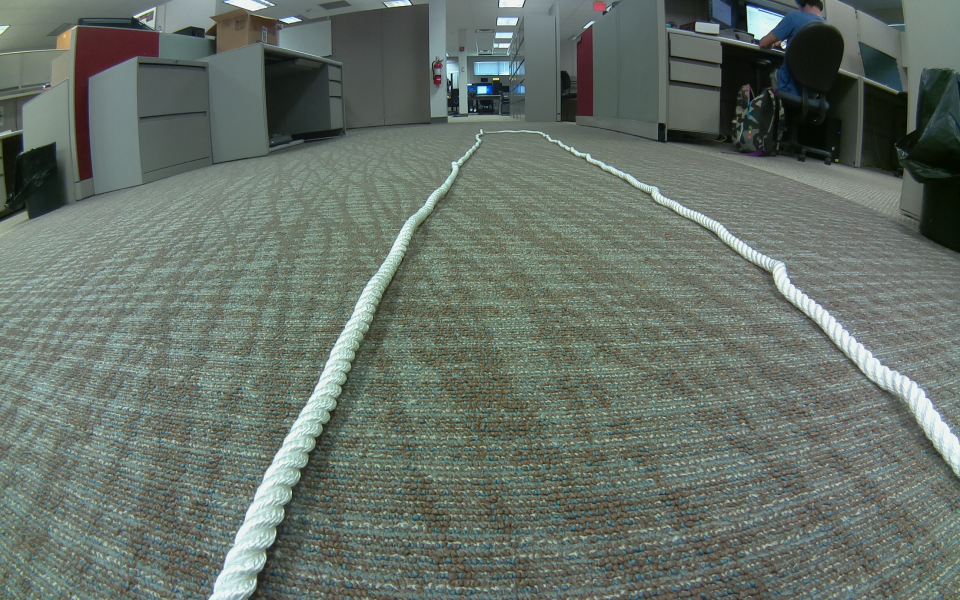
#> input picture archive/test/assets/e1left.jpg, 1920 x 1200 px (shown at 1/2 size)
$ python -i image_processing_extra.py   (imports and definitions only)
#> lines starting #> are read from the running program, lines starting #| are printed output that depends on the picture
import cv2
import math

# Everything beneath this comment has not been refactored.

# [45 lines left out: functions lane_detection, steering_output, get_steering_angle, not called in this run]


def get_reds(img):
    """
    @brief filter image for red color to detect tape on trailer

    @param img(numpy array): A numpy array representation of image

    @return mask(Mat): image filtered for red
    """
    invert = ~img
    hsv = cv2.cvtColor(invert, cv2.COLOR_BGR2HSV)
    lower_cyan = np.array([80, 150, 40])
    upper_cyan = np.array([100, 255, 255])
    mask = cv2.inRange(hsv, lower_cyan, upper_cyan)
    #res = cv2.bitwise_and(img, img, mask= mask)
    return mask


# [38 lines left out: functions get_angle_image, get_red_angle, not called in this run]


def display_reds_and_lane(img):
    """
    @brief detect and plot lane lines and line of red shape

    @param img(Mat): matrix representation of image

    @return line_image(numpy array): image with lane lines and red shape angle line
    """
    red = get_reds(img)
    # if no red detected use original image
    try:
        red_angle_image = get_angle_image(red)
    except:
        red_angle_image = img
    edges = edge_detector(img)
    cropped_edges = region_of_interest(edges)
    line_segments = detect_line_segments(cropped_edges)
    lane_lines = average_slope_intercept(img, line_segments)
    line_image = display_lines(red_angle_image, lane_lines)
    return line_image


# [16 lines left out: function red_and_lane_angle, not called in this run]

>>> import cv2
>>> picture = cv2.imread('../test/assets/e1left.jpg', cv2.IMREAD_GRAYSCALE)
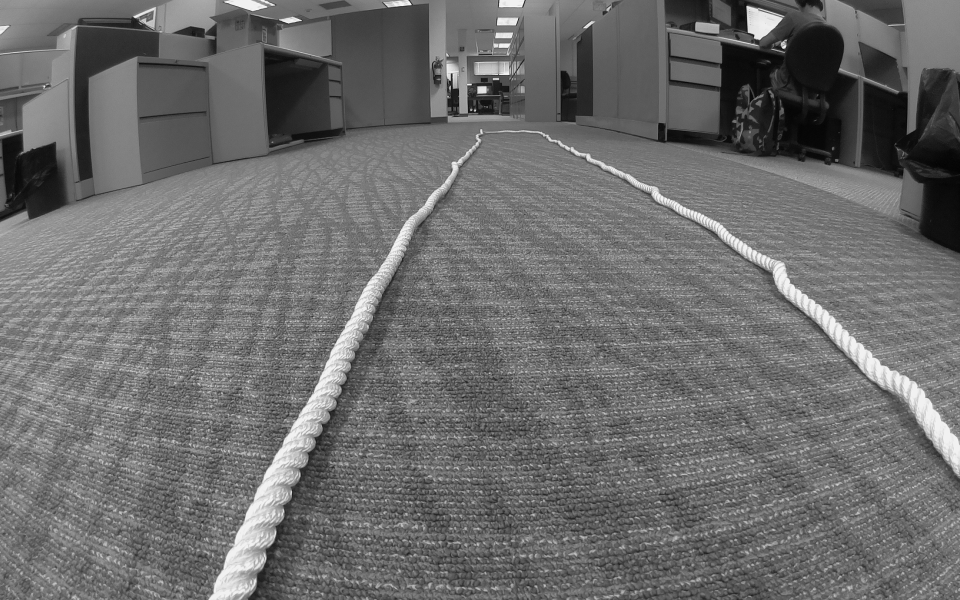
#> picture: shape (1200, 1920) (shown at 1/2 size); min 0, max 255, mean 108.6
>>> result = display_reds_and_lane(picture)
#> in get_reds, `invert = ~img`:
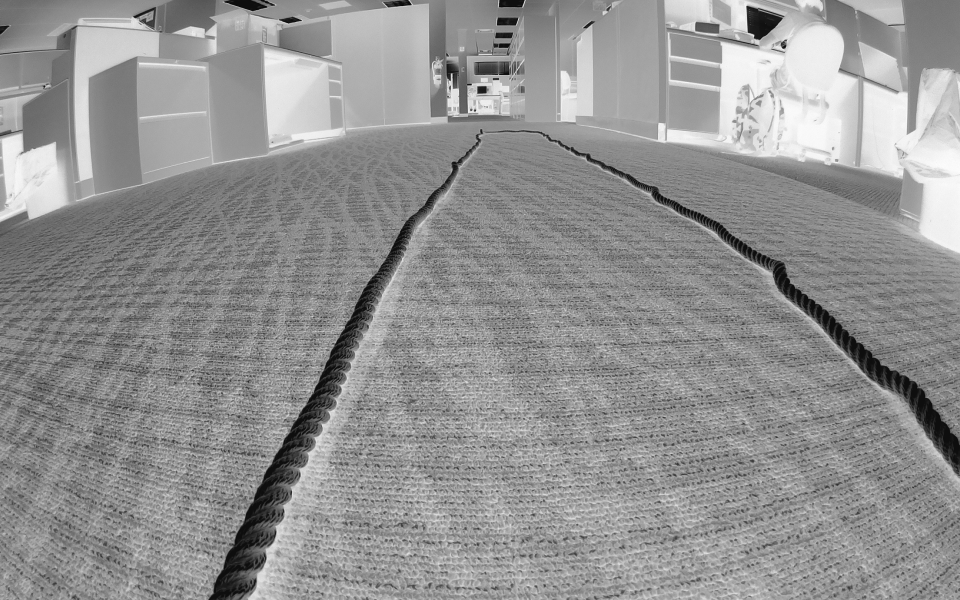
#> invert: shape (1200, 1920) (shown at 1/2 size); min 0, max 255, mean 146.4
#> (the run stopped early here; a loop or call above may not have finished)

$ run again, on archive/test/assets/e2left.jpg
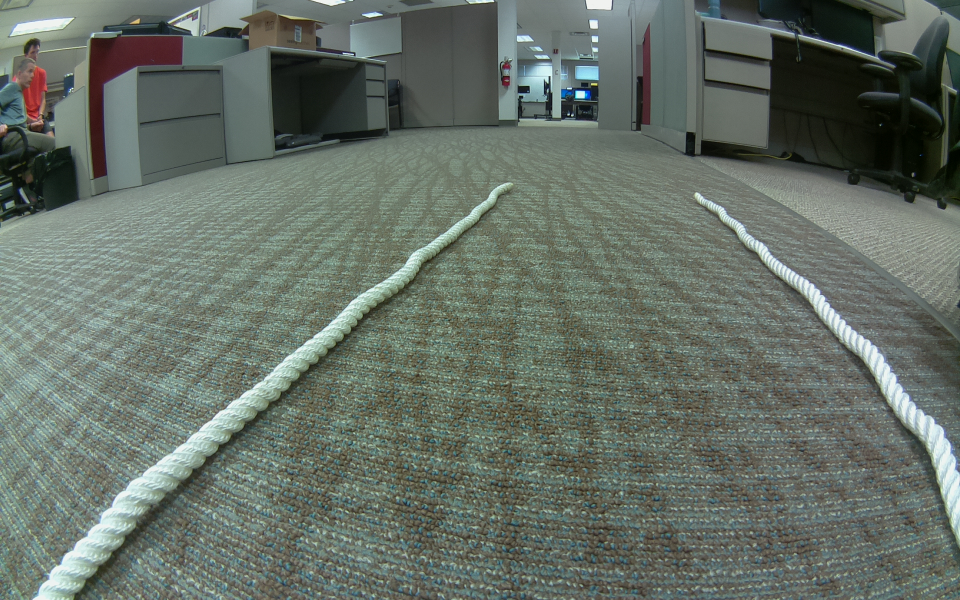
#> input picture archive/test/assets/e2left.jpg, 1920 x 1200 px (shown at 1/2 size)
#> `picture = cv2.imread('../test/assets/e1left.jpg', cv2.IMREAD_GRAYSCALE)`:
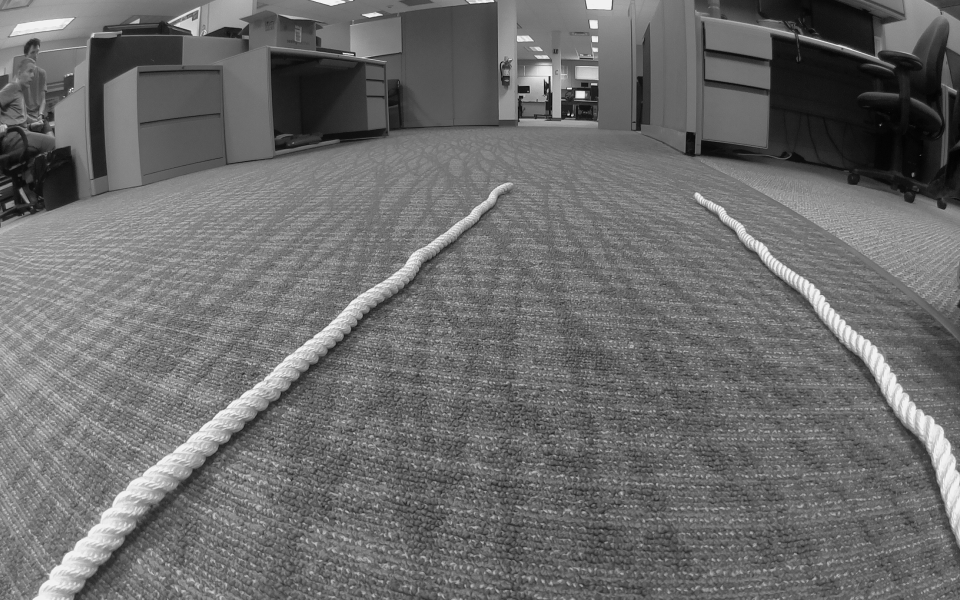
#> picture: shape (1200, 1920) (shown at 1/2 size); min 0, max 255, mean 107.9
#> in get_reds, `invert = ~img`:
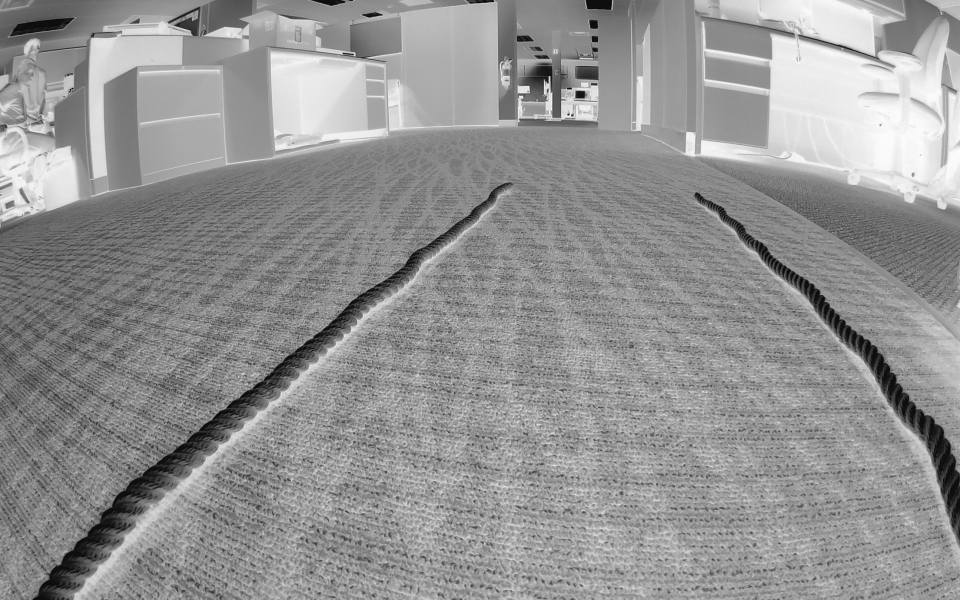
#> invert: shape (1200, 1920) (shown at 1/2 size); min 0, max 255, mean 147.1

$ run again, on archive/test/assets/e1right.jpg
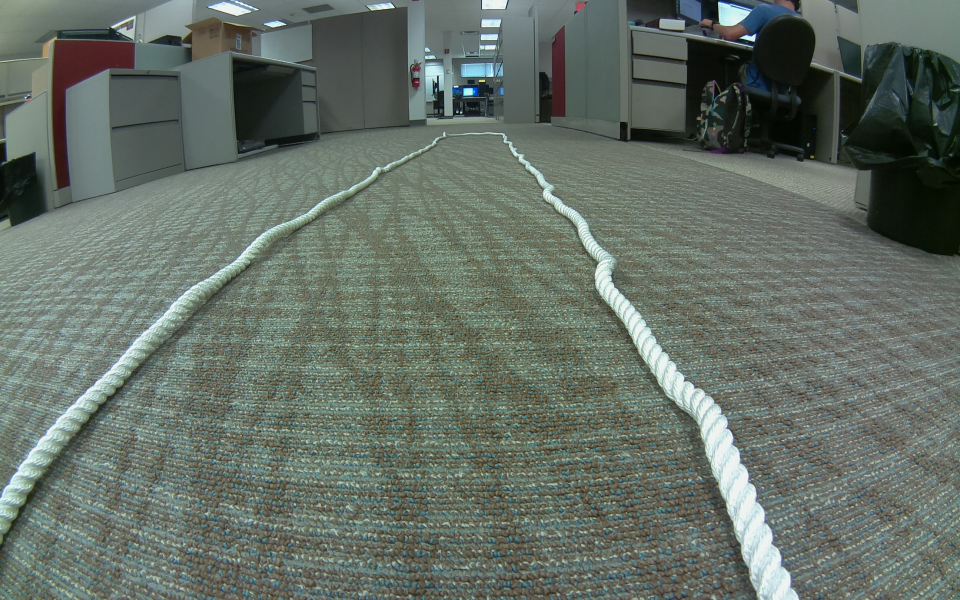
#> input picture archive/test/assets/e1right.jpg, 1920 x 1200 px (shown at 1/2 size)
#> `picture = cv2.imread('../test/assets/e1left.jpg', cv2.IMREAD_GRAYSCALE)`:
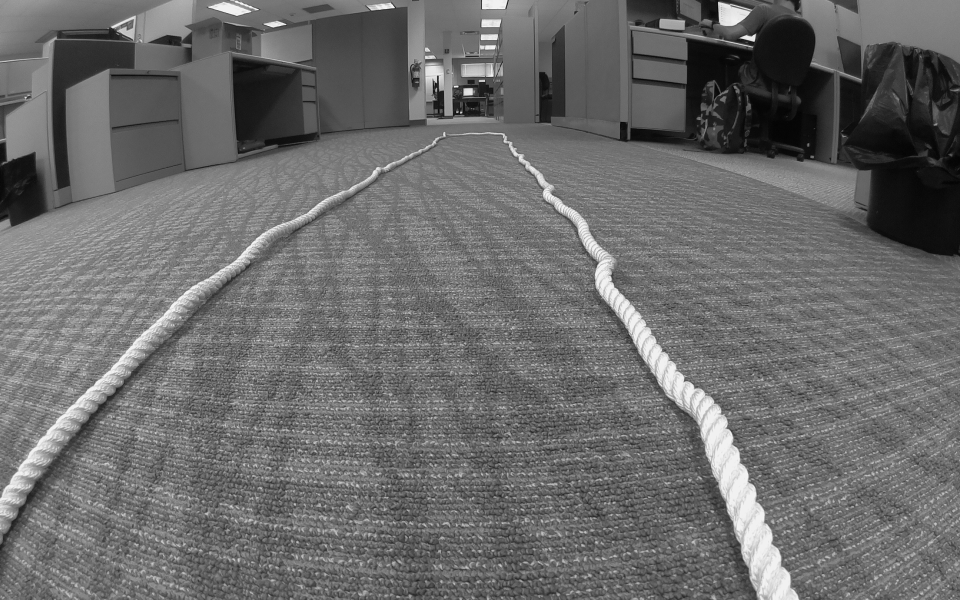
#> picture: shape (1200, 1920) (shown at 1/2 size); min 0, max 255, mean 107
#> in get_reds, `invert = ~img`:
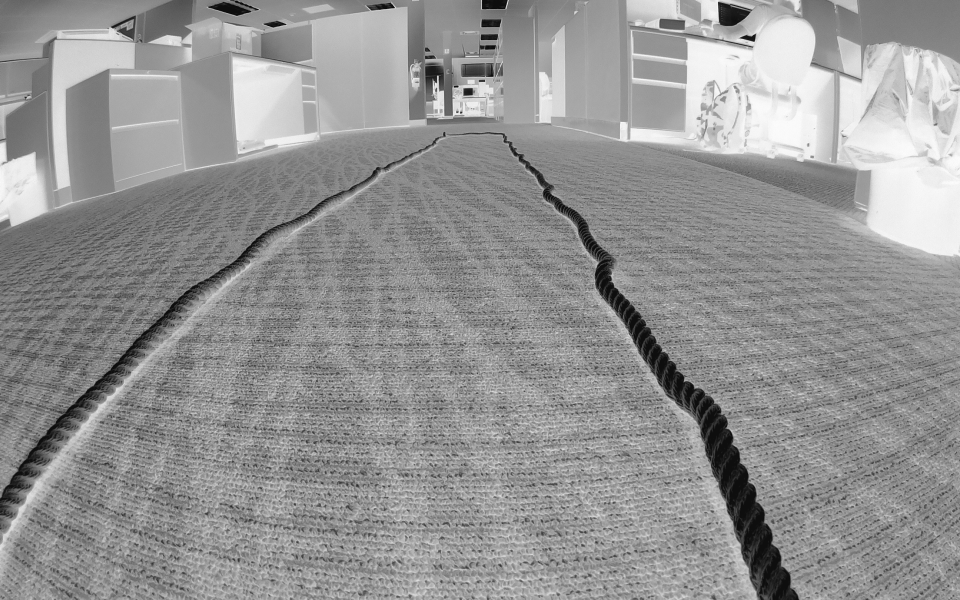
#> invert: shape (1200, 1920) (shown at 1/2 size); min 0, max 255, mean 148

$ run again, on archive/test/assets/e1righte2left.jpg
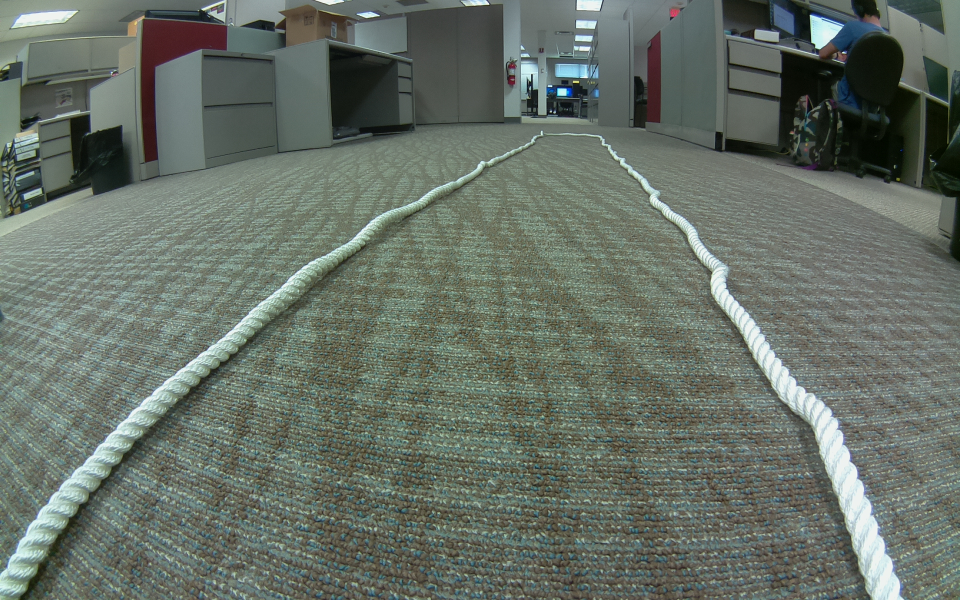
#> input picture archive/test/assets/e1righte2left.jpg, 1920 x 1200 px (shown at 1/2 size)
#> `picture = cv2.imread('../test/assets/e1left.jpg', cv2.IMREAD_GRAYSCALE)`:
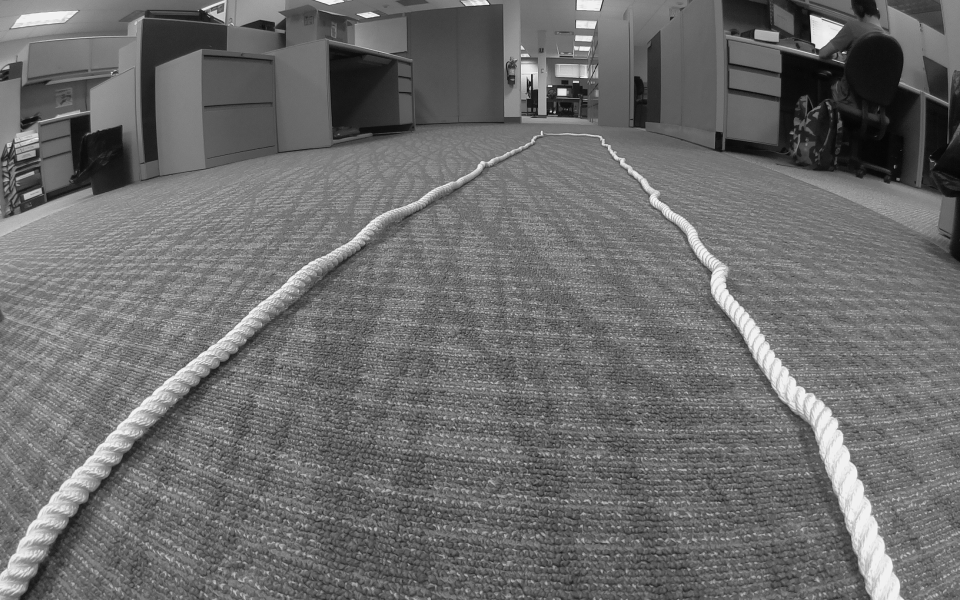
#> picture: shape (1200, 1920) (shown at 1/2 size); min 0, max 255, mean 108.2
#> in get_reds, `invert = ~img`:
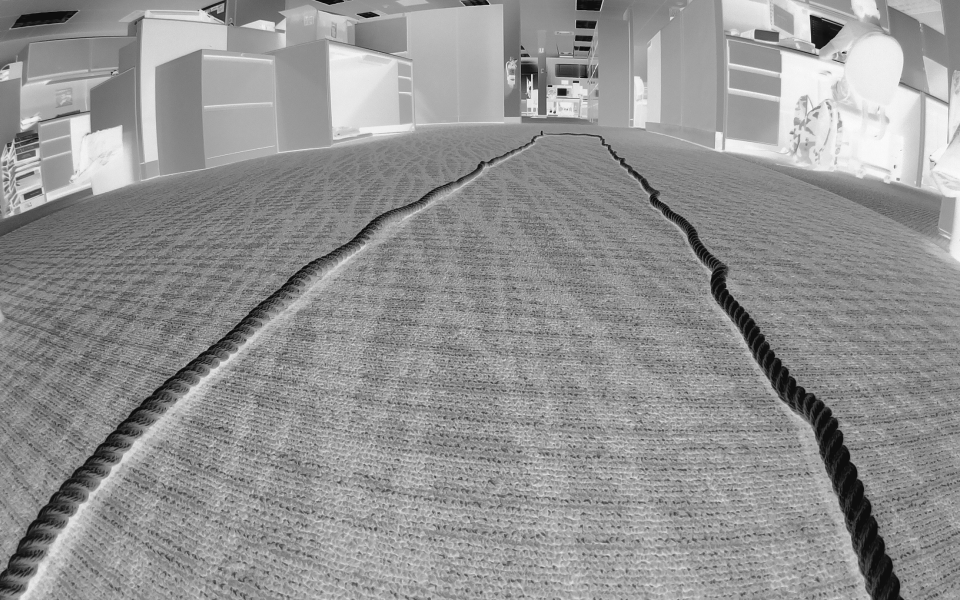
#> invert: shape (1200, 1920) (shown at 1/2 size); min 0, max 255, mean 146.8
